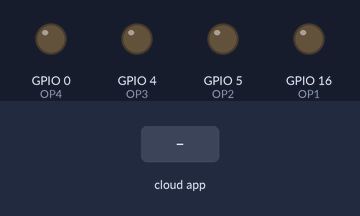
The sketch below on a simulated ESP8266 (NodeMCU). Parts: output pins drawn as LEDs (lit = HIGH). The inputs (shaded band) are chosen by the test bench. WiFi joins after 1.5 s; servers stay silent unless stated; network time is answered at once with the bench clock; the local clock reads 2024-03-15 10:24:30 at power-on unless the sketch sets it; the Firebase database answers and starts empty.

Above: at 4.5 s.
4.6 s: the phone or cloud app sets LED_1 to ON
At 5.6 s:
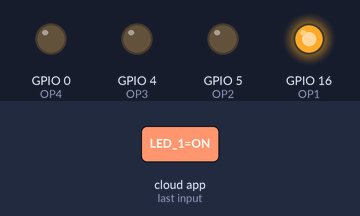
6.1 s: the phone or cloud app sets LED_2 to ON
At 7.7 s:
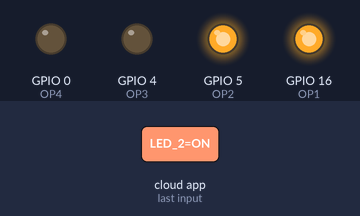
8.1 s: the phone or cloud app sets LED_3 to ON
At 9.7 s:
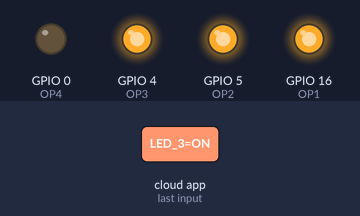
10.0 s: the phone or cloud app sets LED_4 to ON
At 11.7 s:
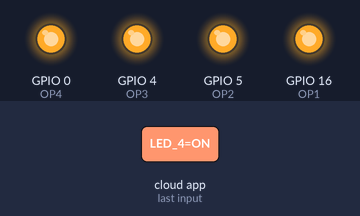
12.0 s: the phone or cloud app sets LED_1 to F
At 14.8 s:
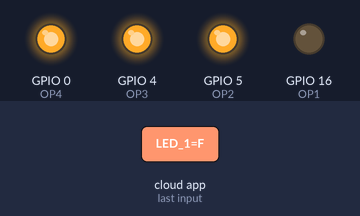
15.1 s: the phone or cloud app sets LED_2 to F
At 16.0 s:
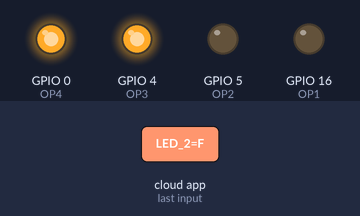
Timing chart, 0 to 18.1 s (numbered marks = the images above; inputs shaded):
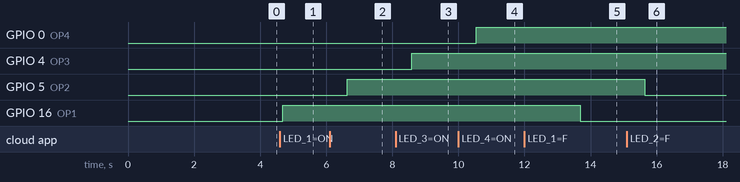

Measured:
- after the input at 4.6 s, GPIO 16 (OP1): LOW → HIGH after 0.08 s
- after the input at 6.1 s, GPIO 5 (OP2): LOW → HIGH after 0.54 s
- after the input at 8.1 s, GPIO 4 (OP3): LOW → HIGH after 0.49 s
- after the input at 10.0 s, GPIO 0 (OP4): LOW → HIGH after 0.54 s
- after the input at 12.0 s, GPIO 16 (OP1): HIGH → LOW after 1.7 s
- after the input at 15.1 s, GPIO 5 (OP2): HIGH → LOW after 0.54 s

The sketch:

NODE_MCU_WITH_FIREBASE_ANDROID_REALTIME.ino
```cpp
// (licence header left out)
#include "FirebaseESP8266.h"
#include <ESP8266WiFi.h>
#include <time.h>
#include <NTPClient.h>
#include <WiFiUdp.h>

//1. Change the following info
#define FIREBASE_HOST "esp8266-36d42.firebaseio.com"
#define FIREBASE_AUTH "RiqMLVZkq4yeWS4QUScQyo6Da3vQiBaan49UhvVF"
#define WIFI_SSID "TP-LINK-191"
#define WIFI_PASSWORD "Paradise"
String user = String( "/USER2");
String firebasePath= String ("/LED_");

int timezone = 19800;//5 * 3600;


WiFiUDP ntpUDP;
NTPClient timeClient(ntpUDP, "pool.ntp.org");

//2. Define FirebaseESP8266 data object for data sending and receiving
FirebaseData firebaseData;
// Assign output variables to GPIO pins
const int OP1 = 16; // for D0 of Node MCU
const int OP2 =   5; // for D1 of Node MCU
const int OP3 =   4; // for D2 of Node MCU
const int OP4 =   0; // for D3 of Node MCU
const String add0 = "0";
int pinArray[] = {16,5,4,0};
String S1;
int S1Si ;
String S1UNIQUE;
String S2UNIQUE;
String S3UNIQUE;
String S4UNIQUE;
String S5UNIQUE;
String S6UNIQUE;
String S7UNIQUE;
String S8UNIQUE;
String NTPUNIQUE;
String NPMH;
String NPMM;
String NPMD;
String firebasefPath;


void setup()
{

//  Serial.begin(115200);
  pinMode(OP1, OUTPUT);
  pinMode(OP2, OUTPUT);
  pinMode(OP3, OUTPUT);
  pinMode(OP4, OUTPUT);

//  digitalWrite(OP1, LOW);
//  digitalWrite(OP2, LOW);
//  digitalWrite(OP3, LOW);
//  digitalWrite(OP4, LOW);


  WiFi.begin(WIFI_SSID, WIFI_PASSWORD);
 // Serial.print("Connecting to Wi-Fi");
  while (WiFi.status() != WL_CONNECTED)
  {
  //  Serial.print(".");
    delay(300);
  }
 // Serial.println();
 // Serial.print("Connected with IP: ");
 // Serial.println(WiFi.localIP());
 // Serial.println();
 // configTime(timezone, dst, "pool.ntp.org","time.nist.gov");
 // Serial.println("\nWaiting for Internet time");

//  while(!time(nullptr)){
//     Serial.print("*");
//     delay(5000);
//  }
//  Serial.println("\nTime response....OK");
  timeClient.begin();
  timeClient.setTimeOffset(timezone);
  Firebase.begin(FIREBASE_HOST, FIREBASE_AUTH);

 Firebase.reconnectWiFi(true);
 firebasePath = user + firebasePath;
 startupSync();
 syncScheduleNodes();

}

void loop()
{
 checkSchedule();
 doManualTask();
}
void checkSchedule()
{
 timeClient.update();
  unsigned long epochTime = timeClient.getEpochTime();
  struct tm *p_tm = gmtime ((time_t *)&epochTime);
 // struct tm* p_tm = localtime(&now);
    NPMH = p_tm->tm_hour ;
    NPMM = p_tm->tm_min;
    NPMD = p_tm->tm_mday;
    if (NPMH.length() < 2 ) {NPMH = add0 + NPMH; }
    if (NPMM.length() < 2 ) {NPMM = add0 + NPMM; }
    NTPUNIQUE = NPMD + NPMH;
    NTPUNIQUE += NPMM;
   if(Firebase.getString(firebaseData, user +"/SCH/S1"))
  {
    S1 = firebaseData.stringData();
    S1Si = S1.substring(0,1).toInt();
    firebasefPath = firebasePath + S1.substring(0,1);
    if (NPMH == S1.substring(4,6) && NPMM == S1.substring(7,9) && NTPUNIQUE != S1UNIQUE  ){
    if (S1.substring(2,3) =="F"){
      digitalWrite(pinArray[ S1Si - 1 ], LOW);
      Firebase.setString(firebaseData, firebasefPath, "F");
      S1UNIQUE = NTPUNIQUE;
    } else if (S1.substring(2,3) =="O"){
      digitalWrite(pinArray[S1Si - 1], HIGH);
      Firebase.setString(firebaseData,firebasefPath, "ON");
      S1UNIQUE = NTPUNIQUE;
    }
  }
  }

  if(Firebase.getString(firebaseData,user +"/SCH/S2"))
  {
    S1 = firebaseData.stringData();
    S1Si = S1.substring(0,1).toInt();
    firebasefPath = firebasePath + S1.substring(0,1);
    if (NPMH == S1.substring(4,6) && NPMM == S1.substring(7,9) && NTPUNIQUE != S2UNIQUE  ){
    if (S1.substring(2,3) =="F"){
      digitalWrite(pinArray[ S1Si - 1 ], LOW);
      Firebase.setString(firebaseData, firebasefPath, "F");
      S2UNIQUE = NTPUNIQUE;
    } else if (S1.substring(2,3) =="O"){
      digitalWrite(pinArray[S1Si - 1], HIGH);
      Firebase.setString(firebaseData,firebasefPath, "ON");
      S2UNIQUE = NTPUNIQUE;
    }
  }
  }


    if(Firebase.getString(firebaseData, user +"/SCH/S3"))
  {
    S1 = firebaseData.stringData();
    S1Si = S1.substring(0,1).toInt();
    firebasefPath = firebasePath + S1.substring(0,1);
    if (NPMH == S1.substring(4,6) && NPMM == S1.substring(7,9) && NTPUNIQUE != S3UNIQUE  ){
    if (S1.substring(2,3) =="F"){
      digitalWrite(pinArray[ S1Si - 1 ], LOW);
      Firebase.setString(firebaseData, firebasefPath, "F");
      S3UNIQUE = NTPUNIQUE;
    } else if (S1.substring(2,3) =="O"){
      digitalWrite(pinArray[S1Si - 1], HIGH);
      Firebase.setString(firebaseData,firebasefPath, "ON");
      S3UNIQUE = NTPUNIQUE;
    }
  }
  }


    if(Firebase.getString(firebaseData, user +"/SCH/S4"))
  {
    S1 = firebaseData.stringData();
    S1Si = S1.substring(0,1).toInt();
    firebasefPath = firebasePath + S1.substring(0,1);
    if (NPMH == S1.substring(4,6) && NPMM == S1.substring(7,9) && NTPUNIQUE != S4UNIQUE  ){
    if (S1.substring(2,3) =="F"){
      digitalWrite(pinArray[ S1Si - 1 ], LOW);
      Firebase.setString(firebaseData, firebasefPath, "F");
      S4UNIQUE = NTPUNIQUE;
    } else if (S1.substring(2,3) =="O"){
      digitalWrite(pinArray[S1Si - 1], HIGH);
      Firebase.setString(firebaseData,firebasefPath, "ON");
      S4UNIQUE = NTPUNIQUE;
    }
  }
  }


    if(Firebase.getString(firebaseData, user +"/SCH/S5"))
  {
    S1 = firebaseData.stringData();
    S1Si = S1.substring(0,1).toInt();
    firebasefPath = firebasePath + S1.substring(0,1);
    if (NPMH == S1.substring(4,6) && NPMM == S1.substring(7,9) && NTPUNIQUE != S5UNIQUE  ){
    if (S1.substring(2,3) =="F"){
      digitalWrite(pinArray[ S1Si - 1 ], LOW);
      Firebase.setString(firebaseData, firebasefPath, "F");
      S5UNIQUE = NTPUNIQUE;
    } else if (S1.substring(2,3) =="O"){
      digitalWrite(pinArray[S1Si - 1], HIGH);
      Firebase.setString(firebaseData,firebasefPath, "ON");
      S5UNIQUE = NTPUNIQUE;
    }
  }
  }


    if(Firebase.getString(firebaseData, user +"/SCH/S6"))
  {
    S1 = firebaseData.stringData();
    S1Si = S1.substring(0,1).toInt();
    firebasefPath = firebasePath + S1.substring(0,1);
    if (NPMH == S1.substring(4,6) && NPMM == S1.substring(7,9) && NTPUNIQUE != S6UNIQUE  ){
    if (S1.substring(2,3) =="F"){
      digitalWrite(pinArray[ S1Si - 1 ], LOW);
      Firebase.setString(firebaseData, firebasefPath, "F");
      S6UNIQUE = NTPUNIQUE;
    } else if (S1.substring(2,3) =="O"){
      digitalWrite(pinArray[S1Si - 1], HIGH);
      Firebase.setString(firebaseData,firebasefPath, "ON");
      S6UNIQUE = NTPUNIQUE;
    }
  }
  }


    if(Firebase.getString(firebaseData,user +"/SCH/S7"))
  {
    S1 = firebaseData.stringData();
    S1Si = S1.substring(0,1).toInt();
    firebasefPath = firebasePath + S1.substring(0,1);
    if (NPMH == S1.substring(4,6) && NPMM == S1.substring(7,9) && NTPUNIQUE != S7UNIQUE  ){
    if (S1.substring(2,3) =="F"){
      digitalWrite(pinArray[ S1Si - 1 ], LOW);
      Firebase.setString(firebaseData, firebasefPath, "F");
      S7UNIQUE = NTPUNIQUE;
    } else if (S1.substring(2,3) =="O"){
      digitalWrite(pinArray[S1Si - 1], HIGH);
      Firebase.setString(firebaseData,firebasefPath, "ON");
      S7UNIQUE = NTPUNIQUE;
    }
  }
  }


    if(Firebase.getString(firebaseData, user +"/SCH/S8"))
  {
    S1 = firebaseData.stringData();
    S1Si = S1.substring(0,1).toInt();
    firebasefPath = firebasePath + S1.substring(0,1);

  if (NPMH == S1.substring(4,6) && NPMM == S1.substring(7,9) && NTPUNIQUE != S8UNIQUE  ){
    if (S1.substring(2,3) =="F"){
      digitalWrite(pinArray[ S1Si - 1 ], LOW);
      Firebase.setString(firebaseData, firebasefPath, "F");
      S8UNIQUE = NTPUNIQUE;
    } else if (S1.substring(2,3) =="O"){
      digitalWrite(pinArray[S1Si - 1], HIGH);
      Firebase.setString(firebaseData,firebasefPath, "ON");
      S8UNIQUE = NTPUNIQUE;
    }
  }

  }

}

void doManualTask()
{
  if(Firebase.getString(firebaseData, user +"/LED_1"))
  {
   if (firebaseData.stringData()== "ON") {
    digitalWrite(16, HIGH);
  } else
  {
        digitalWrite(16, LOW);
  }
  }

     if(Firebase.getString(firebaseData, user + "/LED_2"))
  {
   if (firebaseData.stringData()== "ON") {
    digitalWrite(5, HIGH);
  } else
  {
        digitalWrite(5, LOW);
  }
  }

     if(Firebase.getString(firebaseData, user + "/LED_3"))
  {
   if (firebaseData.stringData()== "ON") {
    digitalWrite(4, HIGH);
  } else
  {
        digitalWrite(4, LOW);
  }
  }

     if(Firebase.getString(firebaseData, user + "/LED_4"))
  {
   if (firebaseData.stringData()== "ON") {
    digitalWrite(0, HIGH);
  } else
  {
        digitalWrite(0, LOW);
  }
  }

}

void startupSync()
{
//Sync LED1
  if(Firebase.getString(firebaseData, user + "/LED_1"))
  {
   if (firebaseData.stringData()== "ON") {
    digitalWrite(16, HIGH);
  } else
  {
        digitalWrite(16, LOW);
  }
  }
  //If not present then create
  else {
    Firebase.setString(firebaseData, user + "/LED_1", "F");
  }

// Sync LED 2
     if(Firebase.getString(firebaseData, user + "/LED_2"))
  {
   if (firebaseData.stringData()== "ON") {
    digitalWrite(5, HIGH);
  } else
  {
        digitalWrite(5, LOW);
  }
  }
// If not present then create
  else {
    Firebase.setString(firebaseData, user + "/LED_2", "F");
  }

 // Sync LED 3
     if(Firebase.getString(firebaseData, user + "/LED_3"))
  {
   if (firebaseData.stringData()== "ON") {
    digitalWrite(4, HIGH);
  } else
  {
        digitalWrite(4, LOW);
  }
  }
 // If not present then create
  else {
    Firebase.setString(firebaseData, user + "/LED_3", "F");
  }

  //Sync LED 4
     if(Firebase.getString(firebaseData, user + "/LED_4"))
  {
   if (firebaseData.stringData()== "ON") {
    digitalWrite(0, HIGH);
  } else
  {
        digitalWrite(0, LOW);
  }
  }

  // If not present then create
  else {
    Firebase.setString(firebaseData, user + "/LED_4", "F");
  }

}
void syncScheduleNodes()
{

  if(!Firebase.getString(firebaseData, user + "/SCH/S1"))
  {
   Firebase.setString(firebaseData, user + "/SCH/S1", "");
  }

   if(!Firebase.getString(firebaseData, user + "/SCH/S2"))
  {
   Firebase.setString(firebaseData, user + "/SCH/S2", "");
  }
    if(!Firebase.getString(firebaseData, user + "/SCH/S3"))
  {
   Firebase.setString(firebaseData, user + "/SCH/S3", "");
  }
    if(!Firebase.getString(firebaseData, user + "/SCH/S4"))
  {
   Firebase.setString(firebaseData, user + "/SCH/S4", "");
  }
    if(!Firebase.getString(firebaseData, user + "/SCH/S5"))
  {
   Firebase.setString(firebaseData, user + "/SCH/S5", "");
  }
    if(!Firebase.getString(firebaseData, user + "/SCH/S6"))
  {
   Firebase.setString(firebaseData, user + "/SCH/S6", "");
  }
    if(!Firebase.getString(firebaseData, user + "/SCH/S7"))
  {
   Firebase.setString(firebaseData, user + "/SCH/S7", "");
  }
    if(!Firebase.getString(firebaseData, user + "/SCH/S8"))
  {
   Firebase.setString(firebaseData, user + "/SCH/S8", "");
  }

}
```
